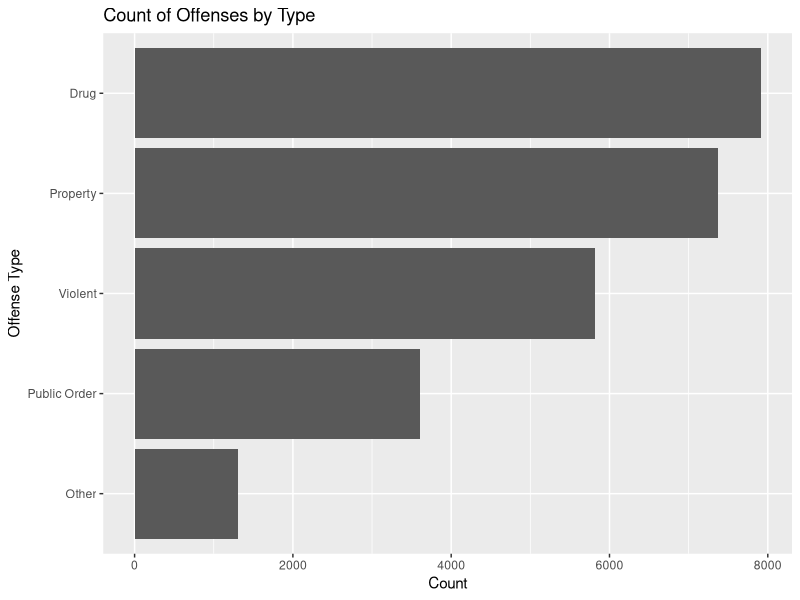
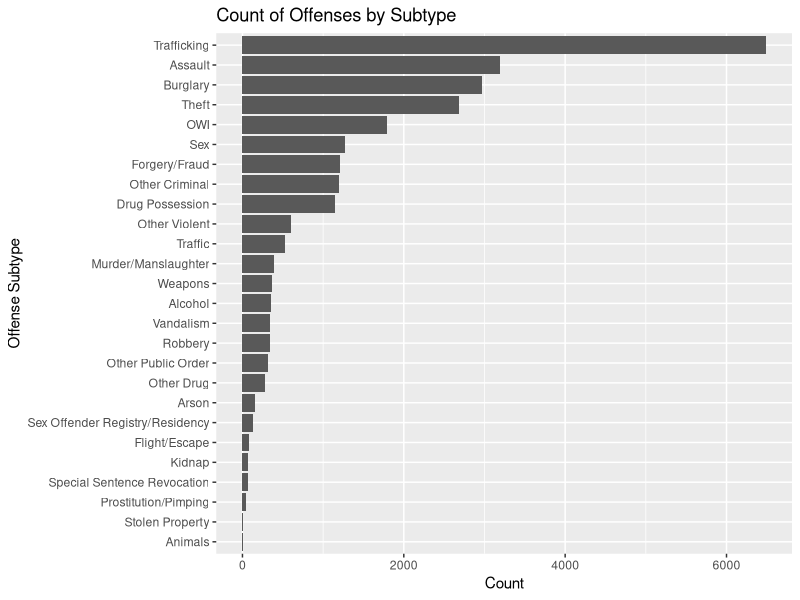
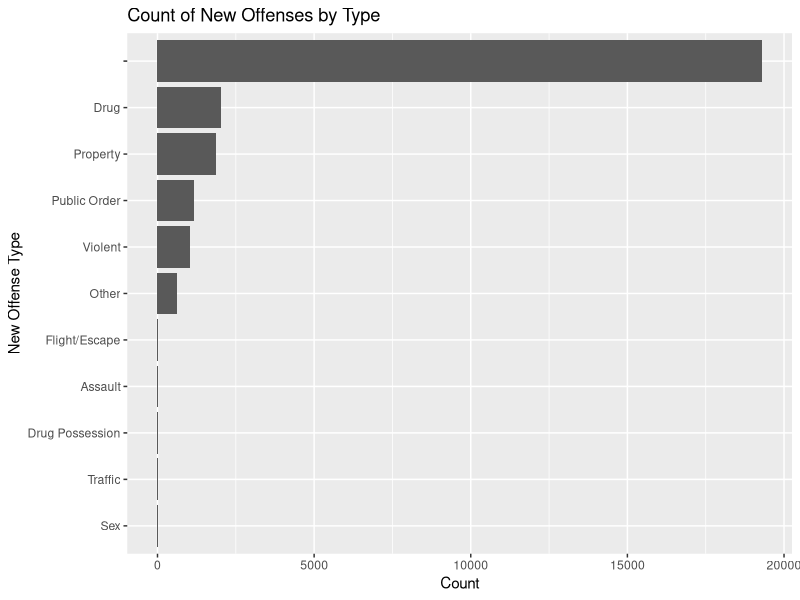
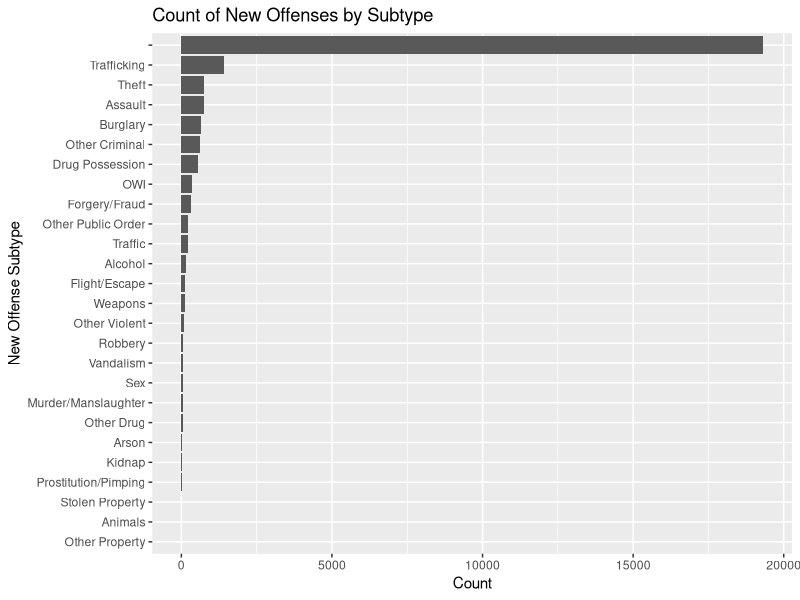
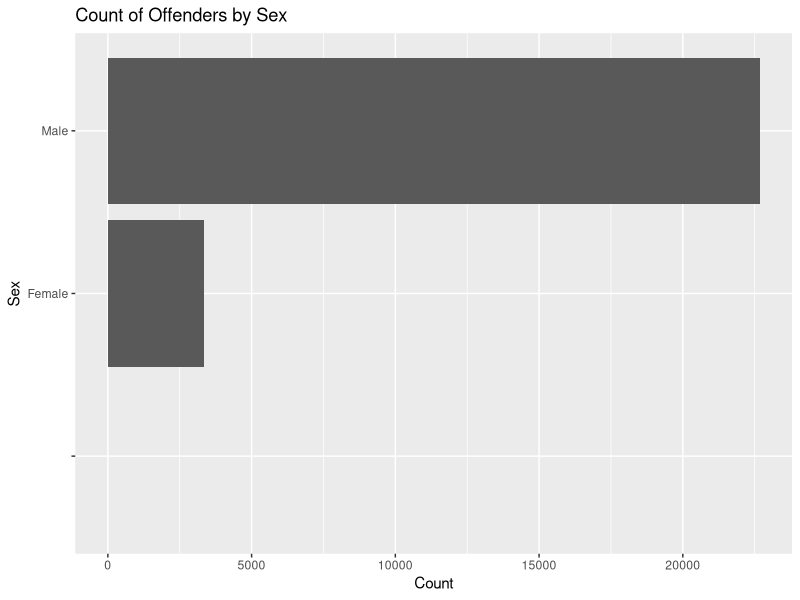
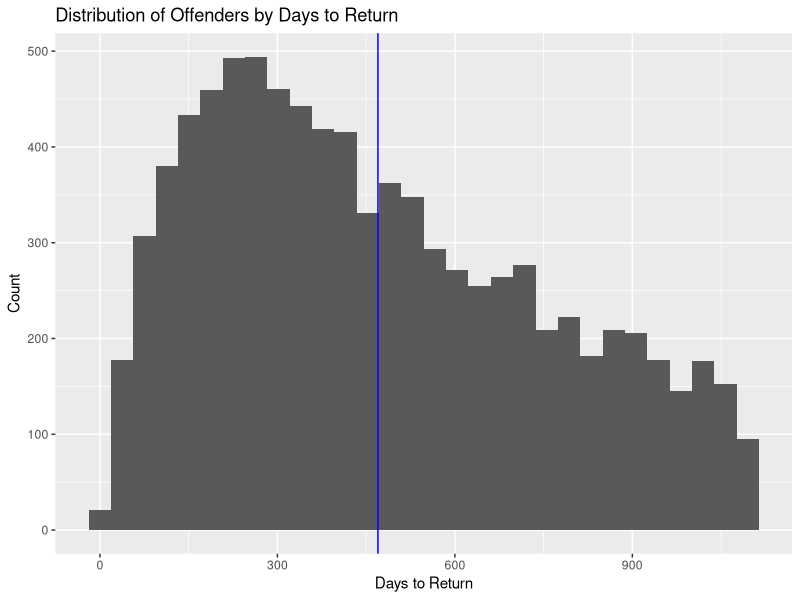
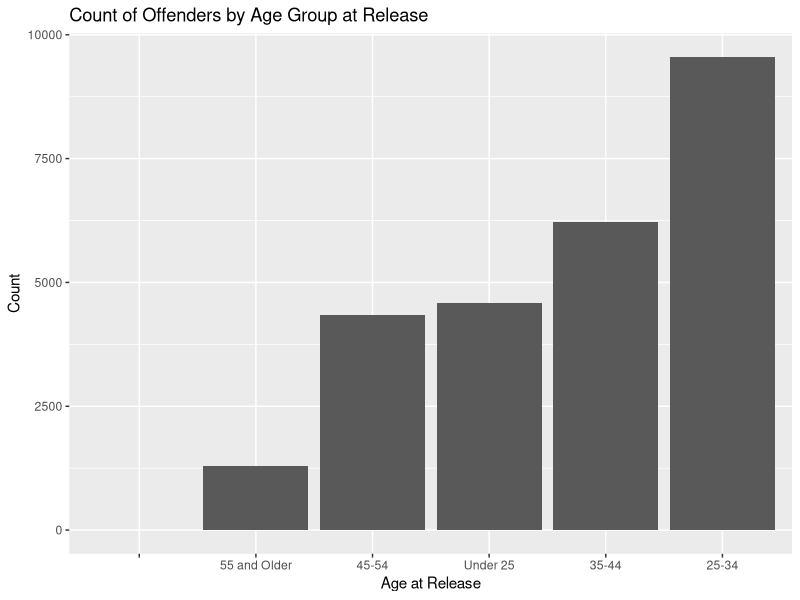

The R source for these figures, in order:
## ---- chunk 1
knitr::opts_chunk$set(echo = TRUE)
## ---- chunk 2
df = read.csv("data.csv")
## ---- chunk 3
str(df)
## ---- chunk 4
df$Return.to.Prison = as.character(df$Return.to.Prison)
df$Return.to.Prison[df$Return.to.Prison == "Yes"] = "TRUE"
df$Return.to.Prison[df$Return.to.Prison == "No"] = "FALSE"
df$Return.to.Prison = as.logical(df$Return.to.Prison)

df$Target.Population = as.character(df$Target.Population)
df$Target.Population[df$Target.Population == "Yes"] = "TRUE"
df$Target.Population[df$Target.Population == "No"] = "FALSE"
df$Target.Population = as.logical(df$Target.Population)

str(df)
## ---- chunk 5
# find all columns with NA using an apply of anyNA on each column
colnames(df)[apply(df, 2, anyNA)]
## ---- chunk 6
cat("Total NA rows:", sum(is.na(df$Days.to.Return)),"\n")
cat("Rows total:", nrow(df), "\n")
cat("Proportion of rows NA:", sum(is.na(df$Days.to.Return)) / nrow(df))
## ---- chunk 7
# we can see if there any NAs that aren't matched with those that did not return to prison
length(df$Days.to.Return[(is.na(df$Days.to.Return)) & (df$Return.to.Prison == TRUE)])
## ---- chunk 8
levels(df$Offense.Classification)
## ---- chunk 9
levels(df$Offense.Type)
## ---- chunk 10
levels(df$Offense.Subtype)
## ---- chunk 11
levels(df$New.Offense.Type)
## ---- chunk 12
levels(df$New.Offense.Sub.Type)
## ---- chunk 13
sum(as.character(df$Offense.Type) == as.character(df$New.Offense.Type))
## ---- chunk 14
length(df$New.Offense.Type[(df$New.Offense.Type == "") | (df$New.Offense.Sub.Type == "")])
## ---- chunk 15
library(ggplot2)

df$Offense.Type = reorder(df$Offense.Type, df$Offense.Type, length)
df$Offense.Subtype = reorder(df$Offense.Subtype, df$Offense.Subtype, length)
df$New.Offense.Type = reorder(df$New.Offense.Type, df$New.Offense.Type, length)
df$New.Offense.Sub.Type = reorder(df$New.Offense.Sub.Type, df$New.Offense.Sub.Type, length)
df$Age.At.Release = reorder(df$Age.At.Release, df$Age.At.Release, length)
## ---- chunk 16
ggplot(df, aes(x=Offense.Type)) + geom_bar() + labs(x="Offense Type", y="Count", title="Count of Offenses by Type") + coord_flip()
## ---- chunk 17
ggplot(df, aes(x=Offense.Subtype)) + geom_bar() + labs(x="Offense Subtype", y="Count", title="Count of Offenses by Subtype") + coord_flip()
## ---- chunk 18
ggplot(df, aes(x=New.Offense.Type)) + geom_bar() + labs(x="New Offense Type", y="Count", title="Count of New Offenses by Type") + coord_flip()
## ---- chunk 19
ggplot(df, aes(x=New.Offense.Sub.Type)) + geom_bar() + labs(x="New Offense Subtype", y="Count", title="Count of New Offenses by Subtype") + coord_flip()
## ---- chunk 20
ggplot(df, aes(x=Sex)) + geom_bar() + labs(x="Sex", y="Count", title="Count of Offenders by Sex") + coord_flip()
## ---- chunk 21
days.mean = mean(df$Days.to.Return, na.rm=TRUE)
ggplot(df, aes(x=Days.to.Return)) + geom_histogram() + labs(x="Days to Return", y="Count", title="Distribution of Offenders by Days to Return") + geom_vline(xintercept = days.mean,colour="blue")
## ---- chunk 22
ggplot(df, aes(x=Age.At.Release)) + geom_bar() + labs(x="Age at Release", y="Count", title="Count of Offenders by Age Group at Release")
